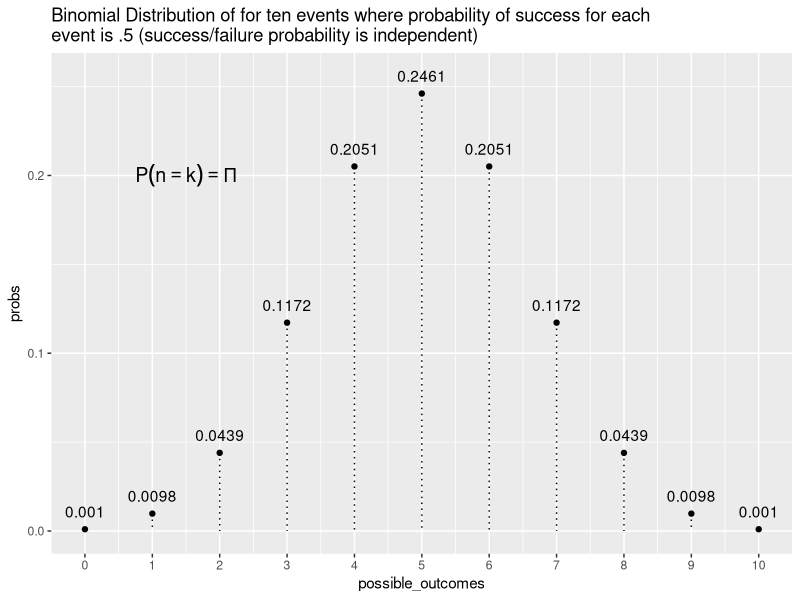

This figure's R source:
## ---- chunk 1
library(tidyverse)

single_trial_prob <- .5

num_trials <- 10

0:num_trials ->
  possible_outcomes

dbinom(x = possible_outcomes, 
       size = 10,
       prob = single_trial_prob) ->
  probs

tibble(possible_outcomes, probs) %>% 
  ggplot() + 
  aes(x = possible_outcomes) +
  scale_x_continuous(breaks = possible_outcomes) +
  aes(y = probs) + 
  geom_point() + 
  aes(xend = possible_outcomes,
      yend = 0) + 
  geom_segment(lty = "dotted") + 
  labs(title = "Binomial Distribution of for ten events where probability of success for each event is .5  (success/failure probability is independent)" %>% 
         str_wrap()) + 
  geom_text(aes(label = probs %>% round(4)),
            nudge_y = .01) + 
  annotate(geom = "text", 
           x = 1.5,
           y = .2,
           label = "P(n==k) == {Pi}",
           parse = TRUE,
           size = 5)
## ---- chunk 2
# what is the probability of at least eight successes in ten trials
# when each trial is chance event with probability of .8
8:10 %>% 
  dbinom(x = ., 
         size = 10,
         prob = .8) %>% 
  sum()

# or 
dbinom(8, 10, .8) + 
  dbinom(9, 10, .8) +
  dbinom(10, 10, .8)
## ---- chunk 3
# what is the probability of exactly 5 successes in 10 trials
# when each trial is chance event with probility .5 success
dbinom(5, 10, .5)
